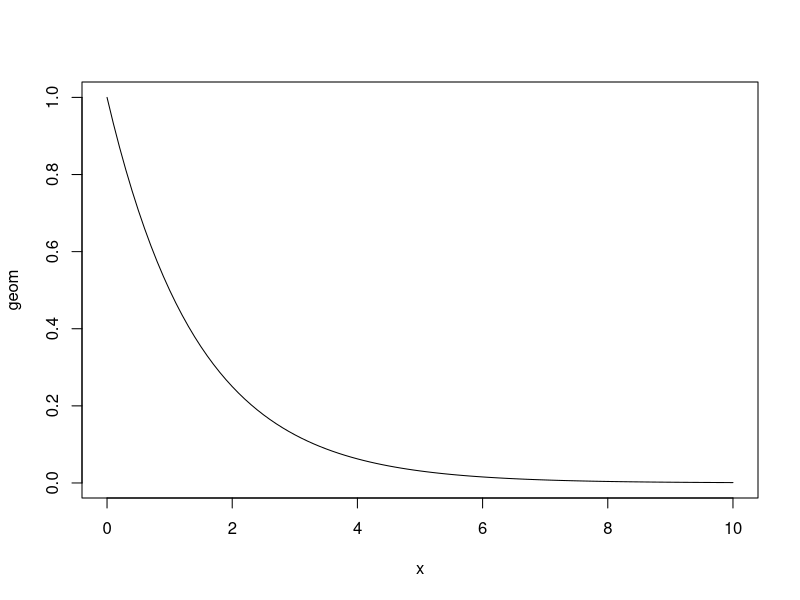
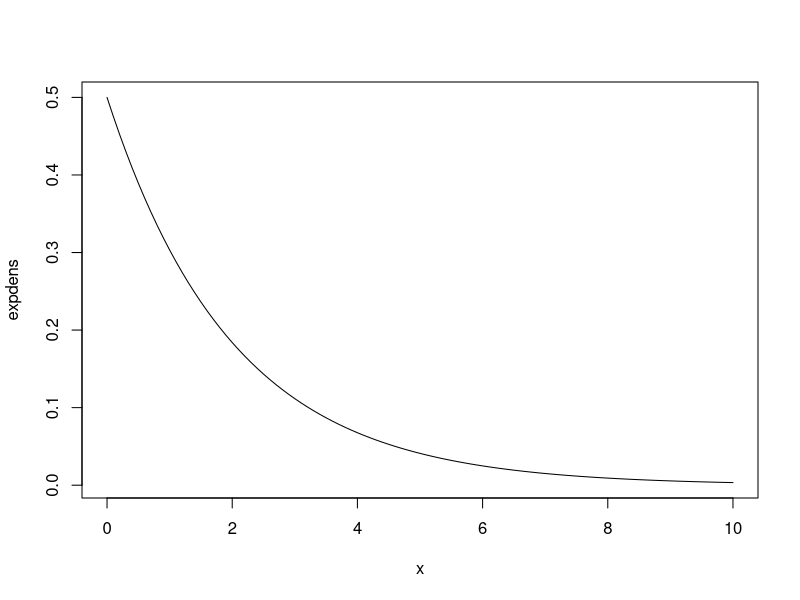
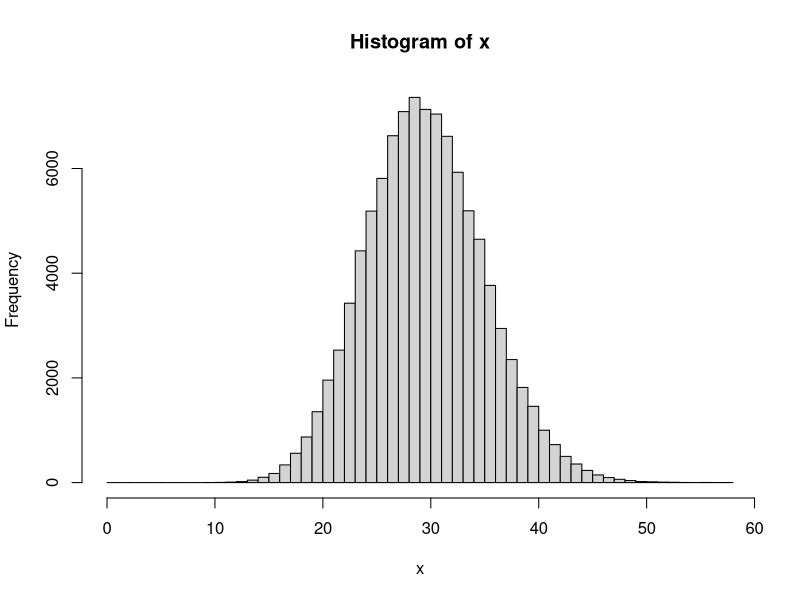

These charts were generated, in order, by the following R code: (Note: this script raises an error after producing the figures.)
#指数分布とガンマ分布

#イベントがランダムに発生する、初めて発生するのにかかる時間
expdens <- function(x) lambda * exp(-lambda * x)
#パラメータ lambda, 平均1/lambda, 分散1/lambda^2

#幾何分布
#ベルヌーイ試行、初めて成功するのに何回かかるか
geom <- function(n) (1-p)^(n-1) * p
#パラメータp, 平均1/p, 分散(1-p)/p^2

p <- 0.5
plot(geom,0,10)
lambda <- 0.5
plot(expdens,0,10)

#ガンマ関数
# \Gamma(x)=\int^\infty_0t^{x-1}e^{-t}dt
# 階乗の一般化

#ガンマ分布
#パラメータk, lambda=1/theta
#k=1が指数分布
#平均k/lambda, 分散k/lambda^2
#イベントがk回起こるまでの時間

#負の二項分布
# 確率pの試行、k回成功するのに必要な回数の確率

# ポアソン分布の正規近似について
N <- 100000
lambda <- 30
x <- rpois(n = N, lambda = lambda)
hist(x, breaks=0:max(x))
y <- rnorm(n = N, mean = lambda, sd = sqrt(lambda))
hist(y, breaks=0:max(y))
